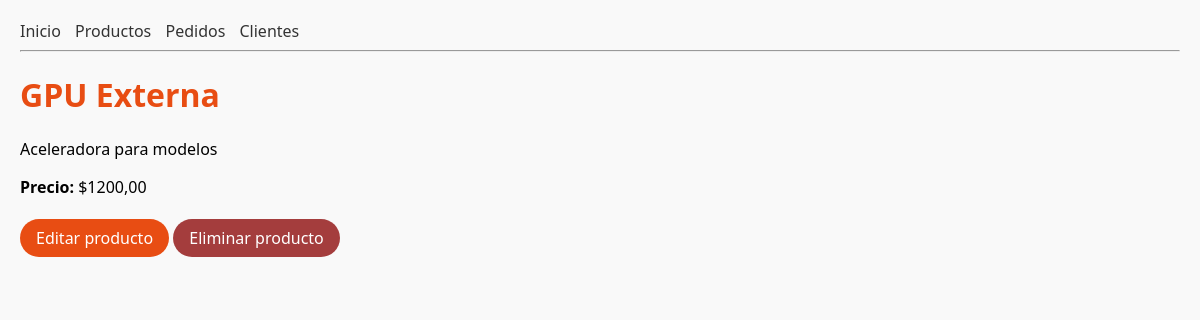
/productos/3/, run on the app's committed database.
### tienda/models.py (models this page shows, shortened)
class Producto(models.Model):
    nombre = models.CharField(max_length=100)
    descripcion = models.TextField()
    precio = models.DecimalField(max_digits=8, decimal_places=2)

### tienda/views.py (the view)
# urls.py: path("productos/<int:pk>/", views.detalle_producto, name="detalle_producto"),
def detalle_producto(request, pk):
    producto = get_object_or_404(Producto, pk=pk)
    return render(request, "tienda/detalle_producto.html", {"producto": producto})

### tienda/templates/tienda/detalle_producto.html (shortened to what this page needs)
{% extends "tienda/base.html" %}
{% block content %}
<h1>{{ producto.nombre }}</h1>
<p>{{ producto.descripcion }}</p>
<p><strong>Precio:</strong> ${{ producto.precio|floatformat:2 }}</p>
<p>
    <a href="{% url 'tienda:editar_producto' producto.pk %}" class="btn primary">Editar producto</a>
    <a href="{% url 'tienda:eliminar_producto' producto.pk %}" class="btn delete">Eliminar producto</a>
</p>
{% endblock %}

### tienda/static/css/main.css (style rules this page uses)
body { font-family: 'Segoe UI', sans-serif; margin: 20px; background-color: #f9f9f9; }
h1 { color: #e84d13; }
.btn { display: inline-block; padding: 8px 16px; margin: 5px 0; color: #fff; border-radius: 9999px; text-decoration: none; font-weight: 500; transition: background 0.3s, transform 0.2s; }
.primary { background-color: #e84d13; }
.delete { background-color: #a43d3d; }

### data on the page
Producto: nombre "GPU Externa", descripcion "Aceleradora para modelos", precio "1200,00"
